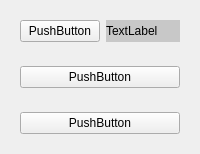
          <widget class="QWidget" name="widget_17" native="true">
           <property name="maximumSize">
            <size>
             <width>280</width>
             <height>16777215</height>
            </size>
           </property>
           <layout class="QVBoxLayout" name="verticalLayout_5">
            <item>
             <widget class="QWidget" name="widget_13" native="true">
              <property name="minimumSize">
               <size>
                <width>0</width>
                <height>0</height>
               </size>
              </property>
              <property name="maximumSize">
               <size>
                <width>250</width>
                <height>16777215</height>
               </size>
              </property>
              <property name="layoutDirection">
               <enum>Qt::LeftToRight</enum>
              </property>
              <layout class="QHBoxLayout" name="horizontalLayout_6">
               <item>
                <widget class="QPushButton" name="pushButton_16">
                 <property name="maximumSize">
                  <size>
                   <width>80</width>
                   <height>16777215</height>
                  </size>
                 </property>
                 <property name="text">
                  <string>PushButton</string>
                 </property>
                </widget>
               </item>
               <item>
                <widget class="QLabel" name="label_9">
                 <property name="maximumSize">
                  <size>
                   <width>16777215</width>
                   <height>28</height>
                  </size>
                 </property>
                 <property name="styleSheet">
                  <string notr="true">background-color: rgb(200, 200, 200);</string>
                 </property>
                 <property name="text">
                  <string>TextLabel</string>
                 </property>
                </widget>
               </item>
              </layout>
             </widget>
            </item>
            <item>
             <widget class="QWidget" name="widget_18" native="true">
              <layout class="QVBoxLayout" name="verticalLayout_7">
               <item>
                <widget class="QPushButton" name="pushButton_15">
                 <property name="maximumSize">
                  <size>
                   <width>250</width>
                   <height>16777215</height>
                  </size>
                 </property>
                 <property name="text">
                  <string>PushButton</string>
                 </property>
                </widget>
               </item>
              </layout>
             </widget>
            </item>
            <item>
             <widget class="QWidget" name="widget_23" native="true">
              <layout class="QVBoxLayout" name="verticalLayout_6">
               <item>
                <widget class="QPushButton" name="pushButton_14">
                 <property name="maximumSize">
                  <size>
                   <width>250</width>
                   <height>16777215</height>
                  </size>
                 </property>
                 <property name="text">
                  <string>PushButton</string>
                 </property>
                </widget>
               </item>
              </layout>
             </widget>
            </item>
           </layout>
          </widget>
